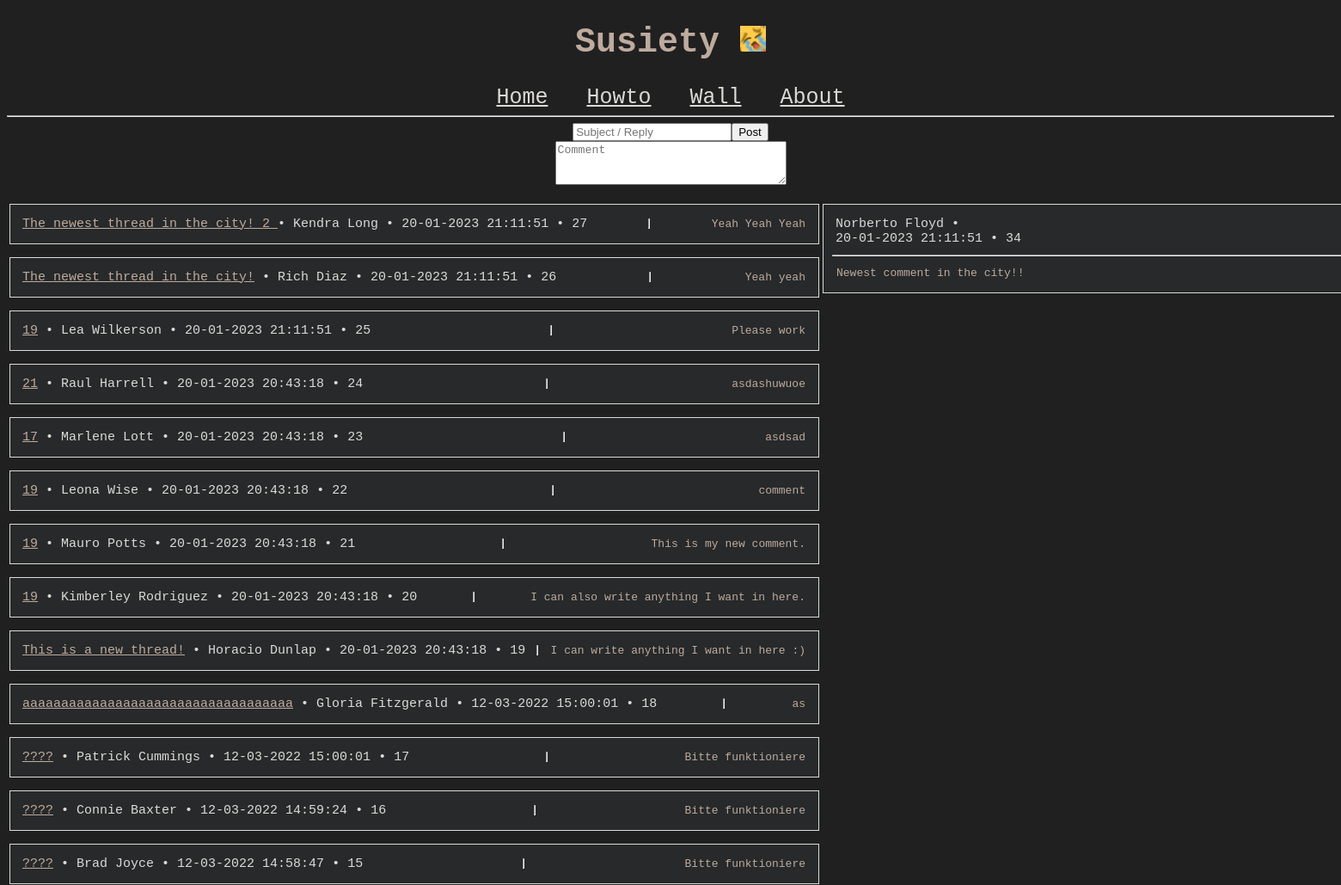
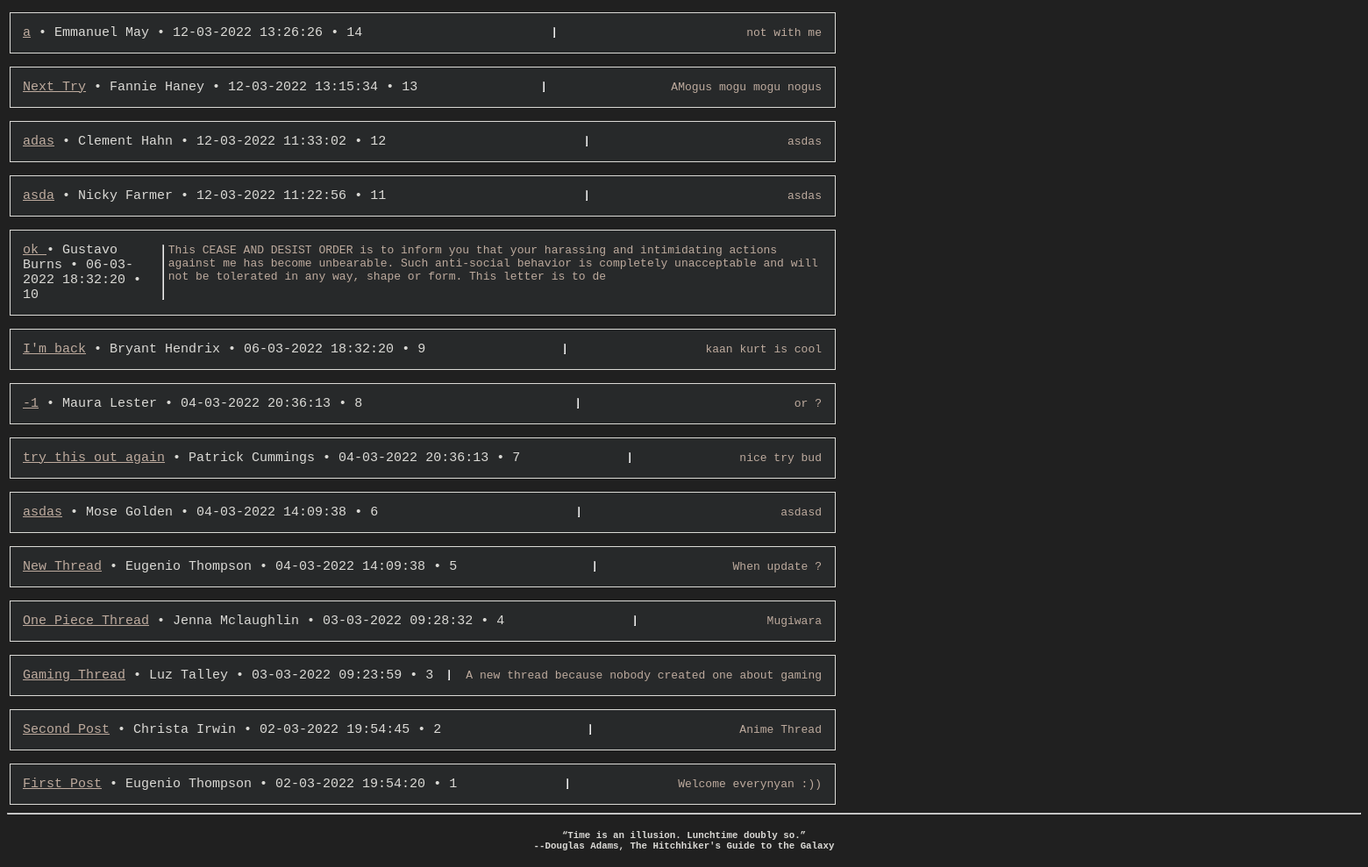
Page /wall/26 on the committed database (2 pictures, top to bottom).
### susiety/models.py (models this page shows)
class Post(db.Model):
    id = db.Column(db.Integer, primary_key=True)
    author = db.Column(db.String(50), nullable=False)
    subject = db.Column(db.String(35), nullable=False)
    date_posted = db.Column(db.DateTime, nullable=False, default=datetime.utcnow())
    comment = db.Column(db.String(100), nullable=False)

class Reply(db.Model):
    id = db.Column(db.Integer, primary_key=True)
    author = db.Column(db.String(50), nullable=False)
    subject = db.Column(db.Integer, nullable=False)
    date_posted = db.Column(db.DateTime, nullable=False, default=datetime.utcnow())
    comment = db.Column(db.String(1000), nullable=False)

### susiety/posts/routes.py (the view, shortened to what this page needs)
@posts.route("/wall/<int:post_id>", methods=['GET', 'POST'])
def reply_wall(post_id):
    form = PostForm()
    posts = Post.query.all()
    replies = Reply.query.filter_by(subject=post_id)
    return render_template('reply_wall.html', title='Wall', form=form, posts=posts, replies=replies)

### susiety/posts/forms.py
class PostForm(FlaskForm):
    subject = StringField('Subject', render_kw={"placeholder": 'Subject / Reply'}, validators=[DataRequired(), Length(min=1, max=35)])
    comment = TextAreaField('Comment', render_kw={"placeholder": 'Comment', "rows": '3', "cols": '31'}, validators=[DataRequired(), Length(min=1, max=1000)])
    submit = SubmitField('Post')

### susiety/templates/reply_wall.html (shortened to what this page needs)
{% extends "layout.html" %}
{% block content %}
    <div calss="postSubmit">
        <form method="POST" action="">
                <div class="postSubmit">
                    {{ form.subject}}{{ form.submit }} <br>
                    {{ form.comment }}
                </div>
        </form>
    </div>
    <table>
        <tr>
            <td>
                {% for post in posts|reverse %}
                    <div class="box">
                        <div class="subject">
                            <a href="{{ url_for('posts.reply_wall', post_id=post.id) }}" class="box_subject">{{ post.subject }}</a> • {{ post.author }} • {{ post.date_posted.strftime('%d-%m-%Y %H:%M:%S') }} • {{ post.id }}
                        </div>
                        <hr>
                        <div class="comment">
                            {{ post.comment }}
                        </div>
                    </div>
                {% endfor %}
            </td>
            <td>
                {% for reply in replies %}
                    <div class="boxRight">
                        <div class="subject">
                            {{ reply.author }} •
                            <div>
                                {{ reply.date_posted.strftime('%d-%m-%Y %H:%M:%S') }} • {{ reply.id }}
                            </div>
                        </div>
                        <hr>
                        <div class="comment">
                            {{ reply.comment }}
                        </div>
                    </div>
                {% endfor %}
            </td>
        </tr>
    </table>
{% endblock content %}

### susiety/static/main.css (style rules this page uses)
body { font-family: monospace; background-color: #202020; }
a { color: #dbdad6; }
tr { vertical-align: top; }
.postSubmit { text-align: center; }
.box { display: flex; width: 920px; padding: 10px; margin-top: 15px; border: 1px solid #dbdad6; background: rgba(173, 216, 230, 0.05); }
.boxRight { width: 920px; padding: 10px; margin-top: 15px; border: 1px solid #dbdad6; background: rgba(173, 216, 230, 0.05); }
.box_subject { color: #beab9e; }
.subject { color: #dbdad6; font-size: 15px; padding: 4px; }
.comment { font-size: 13px; color: #beab9e; padding: 5px; }

### rows in the picture
Post: subject "The newest thread in the city! 2", author "Kendra Long", date_posted "20-01-2023 21:11:51", id "27", comment "Yeah Yeah Yeah"
Post: subject "The newest thread in the city!", author "Rich Diaz", date_posted "20-01-2023 21:11:51", id "26", comment "Yeah yeah"
Post: subject "19", author "Lea Wilkerson", date_posted "20-01-2023 21:11:51", id "25", comment "Please work"
Post: subject "21", author "Raul Harrell", date_posted "20-01-2023 20:43:18", id "24", comment "asdashuwuoe"
Post: subject "17", author "Marlene Lott", date_posted "20-01-2023 20:43:18", id "23", comment "asdsad"
Post: subject "19", author "Leona Wise", date_posted "20-01-2023 20:43:18", id "22", comment "comment"
Post: subject "19", author "Mauro Potts", date_posted "20-01-2023 20:43:18", id "21", comment "This is my new comment."
Post: subject "19", author "Kimberley Rodriguez", date_posted "20-01-2023 20:43:18", id "20", comment "I can also write anything I want in here."
Post: subject "This is a new thread!", author "Horacio Dunlap", date_posted "20-01-2023 20:43:18", id "19", comment "I can write anything I want in here :)"
Post: subject "aaaaaaaaaaaaaaaaaaaaaaaaaaaaaaaaaaa", author "Gloria Fitzgerald", date_posted "12-03-2022 15:00:01", id "18", comment "as"
Post: subject "????", author "Patrick Cummings", date_posted "12-03-2022 15:00:01", id "17", comment "Bitte funktioniere"
Post: subject "????", author "Connie Baxter", date_posted "12-03-2022 14:59:24", id "16", comment "Bitte funktioniere"
Post: subject "????", author "Brad Joyce", date_posted "12-03-2022 14:58:47", id "15", comment "Bitte funktioniere"
Post: subject "a", author "Emmanuel May", date_posted "12-03-2022 13:26:26", id "14", comment "not with me"
Post: subject "Next Try", author "Fannie Haney", date_posted "12-03-2022 13:15:34", id "13", comment "AMogus mogu mogu nogus"
Post: subject "adas", author "Clement Hahn", date_posted "12-03-2022 11:33:02", id "12", comment "asdas"
Post: subject "asda", author "Nicky Farmer", date_posted "12-03-2022 11:22:56", id "11", comment "asdas"
Post: subject "ok", author "Gustavo Burns", date_posted "06-03-2022 18:32:20", id "10", comment "This CEASE AND DESIST ORDER is to inform you that your harassing and intimidating actions against me has become unbearable. Such anti-social behavior is completely unacceptable and will not be tolerated in any way, shape or form. This letter is to de"
Post: subject "I'm back", author "Bryant Hendrix", date_posted "06-03-2022 18:32:20", id "9", comment "kaan kurt is cool"
Post: subject "-1", author "Maura Lester", date_posted "04-03-2022 20:36:13", id "8", comment "or ?"
Post: subject "try this out again", author "Patrick Cummings", date_posted "04-03-2022 20:36:13", id "7", comment "nice try bud"
Post: subject "asdas", author "Mose Golden", date_posted "04-03-2022 14:09:38", id "6", comment "asdasd"
Post: subject "New Thread", author "Eugenio Thompson", date_posted "04-03-2022 14:09:38", id "5", comment "When update ?"
Post: subject "One Piece Thread", author "Jenna Mclaughlin", date_posted "03-03-2022 09:28:32", id "4", comment "Mugiwara"
Post: subject "Gaming Thread", author "Luz Talley", date_posted "03-03-2022 09:23:59", id "3", comment "A new thread because nobody created one about gaming"
Post: subject "Second Post", author "Christa Irwin", date_posted "02-03-2022 19:54:45", id "2", comment "Anime Thread"
Post: subject "First Post", author "Eugenio Thompson", date_posted "02-03-2022 19:54:20", id "1", comment "Welcome everynyan :))"
Reply: author "Norberto Floyd", date_posted "20-01-2023 21:11:51", id "34", comment "Newest comment in the city!!"
